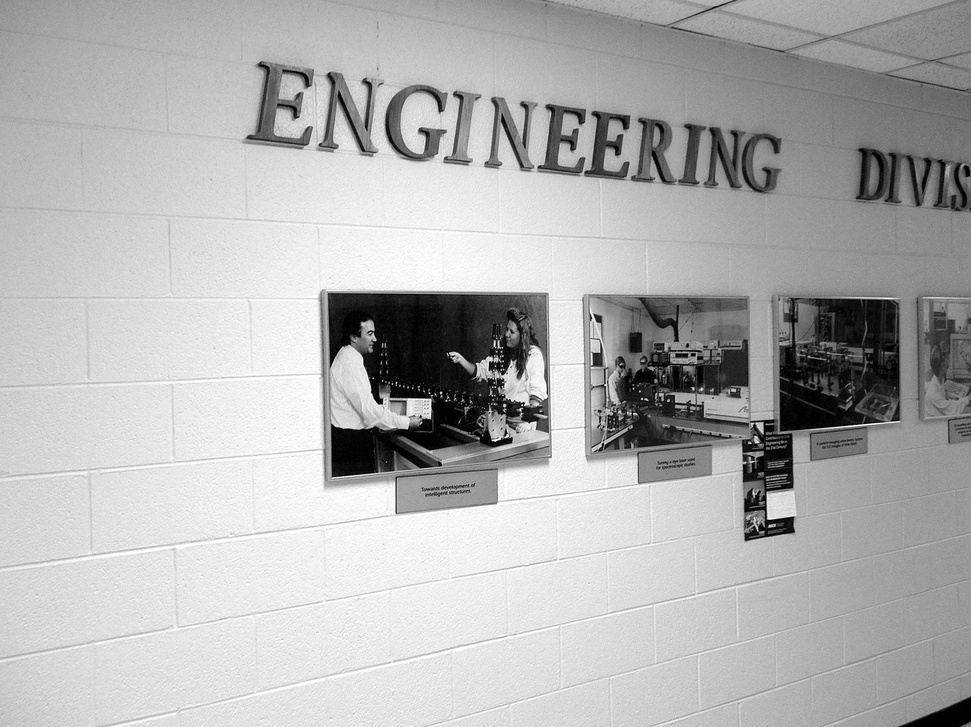
//> input picture Assignment4/Data/wall1.jpg, 971 x 727 px, shrunk from 2288 x 1712 before the run
$ ./assignment44   (built with g++ and OpenCV 4)
//> lines starting //> are read from the running program, lines starting //| are printed output that depends on the picture
#include <opencv2/opencv.hpp>

#include <iostream>
#include <stdio.h>
#include <stdlib.h>
#include <array>
#include <vector>

using namespace cv;

Mat src[2];
Mat intermed[2];
Mat dst[2];

struct TransformPoints
{
	std::vector<cv::Point2f> source;
	std::vector<cv::Point2f> target;
};

TransformPoints rectangles[2];

void thresh_callback(int, void*);

void onmouse(int event, int x, int y, int flags, void* userdata)
{
	int window = (int)userdata;

	if (event == CV_EVENT_MOUSEMOVE)
	{
		return;
	}

	std::cout << "Onmouse: (" << x << ", " << y << "): " << event << std::endl;
	switch (event)
	{
	case CV_EVENT_LBUTTONDOWN:
		rectangles[window].source.push_back(Point2f(x, y));
		break;
	case CV_EVENT_LBUTTONUP:
		rectangles[window].source.push_back(Point2f(x, y));
		break;
	}

	if (rectangles[window].source.size() > 4)
	{
		rectangles[window].source.clear();
	}

	if (rectangles[window].source.size() > 1)
	{
		intermed[window] = src[window].clone();
		for (size_t i = 1; i < rectangles[window].source.size(); i += 2)
		{
			line(intermed[window], rectangles[window].source[i - 1], rectangles[window].source[i], Scalar(255, 0, 0));
		}
		imshow("src[" + std::to_string(window) + "]", intermed[window]);
	}

	thresh_callback(0, nullptr);
}

int main(int argc, char** argv)
{
	if (argc < 2)
	{
		src[0] = imread("wall1.jpg");
//> src[0] is the input picture: 727 rows x 971 cols, CV_8UC3; min 0, max 255, mean 177.7
		src[1] = imread("wall2.jpg");
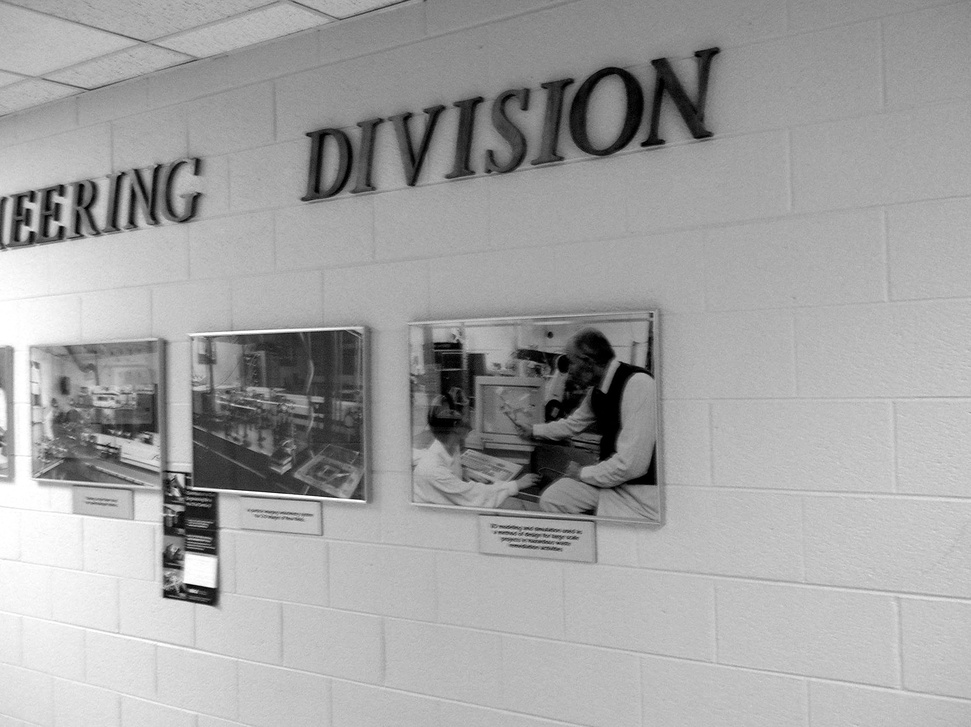
//> input picture Assignment4/Data/wall2.jpg, 971 x 727 px, shrunk from 2288 x 1712 before the run
//> src[1] is the input picture: 727 rows x 971 cols, CV_8UC3; min 0, max 255, mean 162.7
	} else {
		src[0] = imread(argv[1]);
		src[1] = imread(argv[2]);
	}

	if (!src[0].data || !src[1].data)
	{
		std::cout << "Error reading images" << std::endl;
		return 1;
	}

	intermed[0] = src[0].clone();
	intermed[1] = src[1].clone();

	namedWindow("src[0]", CV_WINDOW_NORMAL);
	imshow("src[0]", intermed[0]);
	namedWindow("src[1]", CV_WINDOW_NORMAL);
	imshow("src[1]", intermed[1]);

	setMouseCallback("src[0]", onmouse, (void*)0);
	setMouseCallback("src[1]", onmouse, (void*)1);

	//thresh_callback(0, 0);

	waitKey(0);
//> the left mouse button is pressed at (242, 181)
//> the mouse is dragged to (485, 363)
//> the mouse is dragged to (728, 545)
//> the button is released at (728, 545)
//> call 4 of onmouse, with event = 4, x = 728, y = 545, flags = 0
//> in onmouse (call 4), `imshow("src[" + std::to_string(window) + "]", intermed[window]);`:
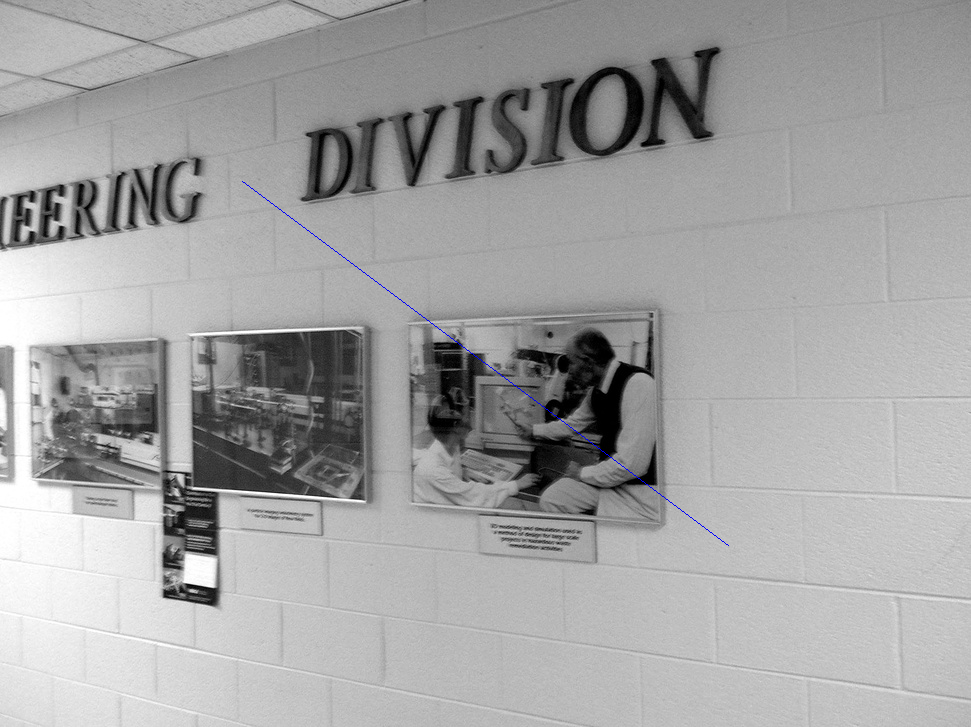
//> window 'src[1]': 727 rows x 971 cols, CV_8UC3; mean B, G, R 162.8, 162.6, 162.6
	return(0);
}

#define PRINT_EX(a) {try{a;}catch(const Exception& ex){std::cout<<ex.what()<<std::endl;}}

void thresh_callback(int, void*)
{
	for (size_t i = 0; i < 2; ++i)
	{
		if (rectangles[i].source.size() != 4)
		{
			continue;
		}

		rectangles[i].target.clear();
		for (size_t j = 0; j < 4; ++j)
		{
			Point2f point = rectangles[i].source[j];
			if (j % 2 == 1)
			{
				point.y = rectangles[i].source[j - 1].y;
			}

			rectangles[i].target.push_back(point);
		}

		Matx33f transform = getPerspectiveTransform(rectangles[i].source.data(), rectangles[i].target.data());

		std::cout << "transform" << i << ":" << std::endl;
		std::cout << transform << std::endl;

		// fit dst to warped image
		{
			// calculate warped position of all corners
			cv::Point3f a = transform.inv() * (cv::Point3f(0, 0, 1));
			a = a * (1.0 / a.z);

			cv::Point3f b = transform.inv() * cv::Point3f(0, src[i].rows, 1);
			b = b * (1.0 / b.z);

			cv::Point3f c = transform.inv() * cv::Point3f(src[i].cols, src[i].rows, 1);
			c = c * (1.0 / c.z);

			cv::Point3f d = transform.inv() * cv::Point3f(src[i].cols, 0, 1);
			d = d * (1.0 / d.z);

			// to make sure all corners are in the image, every position must be > (0, 0)
			float x = ceil(abs(min(min(a.x, b.x), min(c.x, d.x))));
			float y = ceil(abs(min(min(a.y, b.y), min(c.y, d.y))));

			// and also < (width, height)
			float width = ceil(abs(max(max(a.x, b.x), max(c.x, d.x)))) + x;
			float height = ceil(abs(max(max(a.y, b.y), max(c.y, d.y)))) + y;

			Size size(width, height);

			dst[i] = Mat::zeros(size, src[i].type());
		}

		warpPerspective(src[i], dst[i], transform, dst[i].size());

		namedWindow("dst" + std::to_string(i), CV_WINDOW_NORMAL);
		imshow("dst" + std::to_string(i), dst[i]);
	}
}
